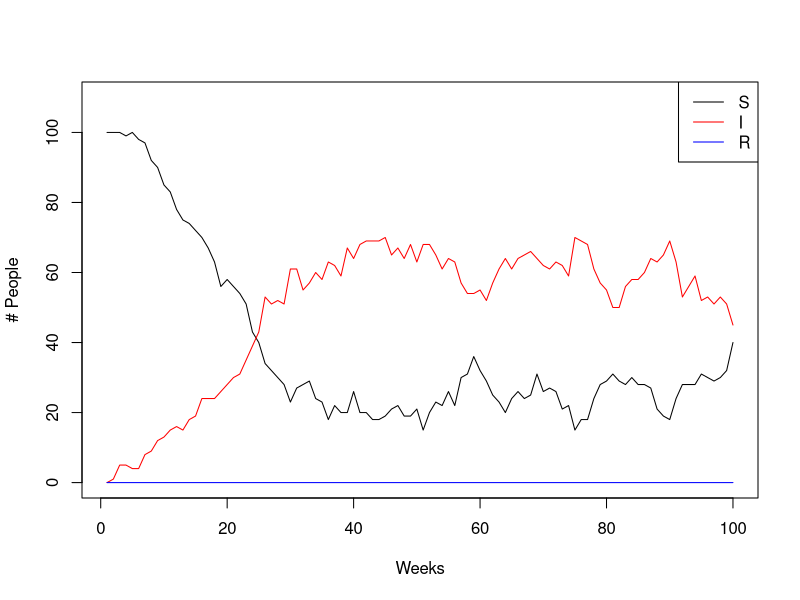

Here is the R script that generated this plot:
initS <- 100
initI <- 10
beta <- 0.5
gamma<-1/5
tau<-1/10
alpha<-1
no.of.timesteps <- 100
pop <- c(rep(0,initS),rep(1,initI))
sim.table <- as.data.frame(matrix(NA, no.of.timesteps, 5))
colnames(sim.table) <- c('Day','S','E','I','R')

for(t in 1:no.of.timesteps)
{
  #Simulate what happens at each timestep
  sim.table$Day[t] <- t
  sim.table$S[t] <- sum(pop==0)
  sim.table$E[t] <- sum(pop==1)
  sim.table$I[t] <- sum(pop==2)
  sim.table$R[t] <- sum(pop==3)
  lambda <- beta*sum(pop==2)/length(pop)
  
  random.lambda <- runif(length(pop))
  random.gamma <- runif(length(pop))
  random.tau <- runif(length(pop))
  random.alpha <- runif(length(pop))
  
  for(i in 1:length(pop)){
    #Simulate what happens to each individual
    
    ## INFECTION ##
    if(pop[i]==0){
      if(random.lambda[i]<lambda){
        pop[i] <- 1
      }
    } 
    
    ## LATENCY ##
    if(pop[i]==1){
      if(random.gamma[i]<gamma){ 
        pop[i] <- 2
      }
    }
    ## RECOVERY ##
    if(pop[i]==2){
      if(random.tau[i]<tau){
        pop[i] <- 3
      }
    }
    
    ## LOSS OF IMMUNITY ##
    if(pop[i]==3){
      if(random.alpha[i]<alpha){
        pop[i] <- 0
      }
    }
    
  }
}
sim.table

plot(sim.table$Day,sim.table$S,type='l',ylim=c(0,length(pop)),col='black',xlab="Weeks",ylab=("# People"))
lines(sim.table$Day,sim.table$I,col='red')
lines(sim.table$Day,sim.table$R,col='blue')
legend("topright", legend = c("S","I","R"), lwd = 1, col=c("black","red","blue"))
